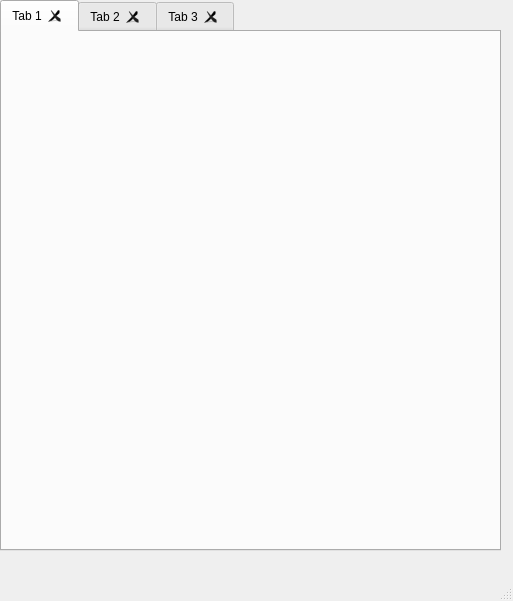
<?xml version="1.0" encoding="UTF-8"?>
<ui version="4.0">
 <class>MainWindow</class>
 <widget class="QMainWindow" name="MainWindow">
  <property name="geometry">
   <rect>
    <x>0</x>
    <y>0</y>
    <width>513</width>
    <height>601</height>
   </rect>
  </property>
  <property name="windowTitle">
   <string>MainWindow</string>
  </property>
  <widget class="QWidget" name="centralwidget">
   <widget class="QTabWidget" name="tabWidget">
    <property name="geometry">
     <rect>
      <x>0</x>
      <y>0</y>
      <width>501</width>
      <height>551</height>
     </rect>
    </property>
    <property name="tabShape">
     <enum>QTabWidget::Rounded</enum>
    </property>
    <property name="currentIndex">
     <number>0</number>
    </property>
    <property name="documentMode">
     <bool>false</bool>
    </property>
    <property name="tabsClosable">
     <bool>true</bool>
    </property>
    <property name="movable">
     <bool>true</bool>
    </property>
    <property name="tabBarAutoHide">
     <bool>false</bool>
    </property>
    <widget class="QWidget" name="tab">
     <attribute name="title">
      <string>Tab 1</string>
     </attribute>
     <widget class="QLabel" name="label">
      <property name="geometry">
       <rect>
        <x>10</x>
        <y>10</y>
        <width>461</width>
        <height>541</height>
       </rect>
      </property>
      <property name="text">
       <string/>
      </property>
      <property name="pixmap">
       <pixmap>C:/Users/musta/OneDrive/Resimler/codewars.jpg</pixmap>
      </property>
      <property name="alignment">
       <set>Qt::AlignCenter</set>
      </property>
     </widget>
    </widget>
    <widget class="QWidget" name="tab_2">
     <attribute name="title">
      <string>Tab 2</string>
     </attribute>
     <widget class="QLabel" name="label_2">
      <property name="geometry">
       <rect>
        <x>0</x>
        <y>10</y>
        <width>501</width>
        <height>511</height>
       </rect>
      </property>
      <property name="font">
       <font>
        <pointsize>28</pointsize>
       </font>
      </property>
      <property name="text">
       <string>There is some text</string>
      </property>
      <property name="alignment">
       <set>Qt::AlignCenter</set>
      </property>
     </widget>
    </widget>
    <widget class="QWidget" name="tab_3">
     <attribute name="title">
      <string>Tab 3</string>
     </attribute>
    </widget>
   </widget>
  </widget>
  <widget class="QMenuBar" name="menubar">
   <property name="geometry">
    <rect>
     <x>0</x>
     <y>0</y>
     <width>513</width>
     <height>26</height>
    </rect>
   </property>
  </widget>
  <widget class="QStatusBar" name="statusbar"/>
 </widget>
 <resources/>
 <connections/>
</ui>
